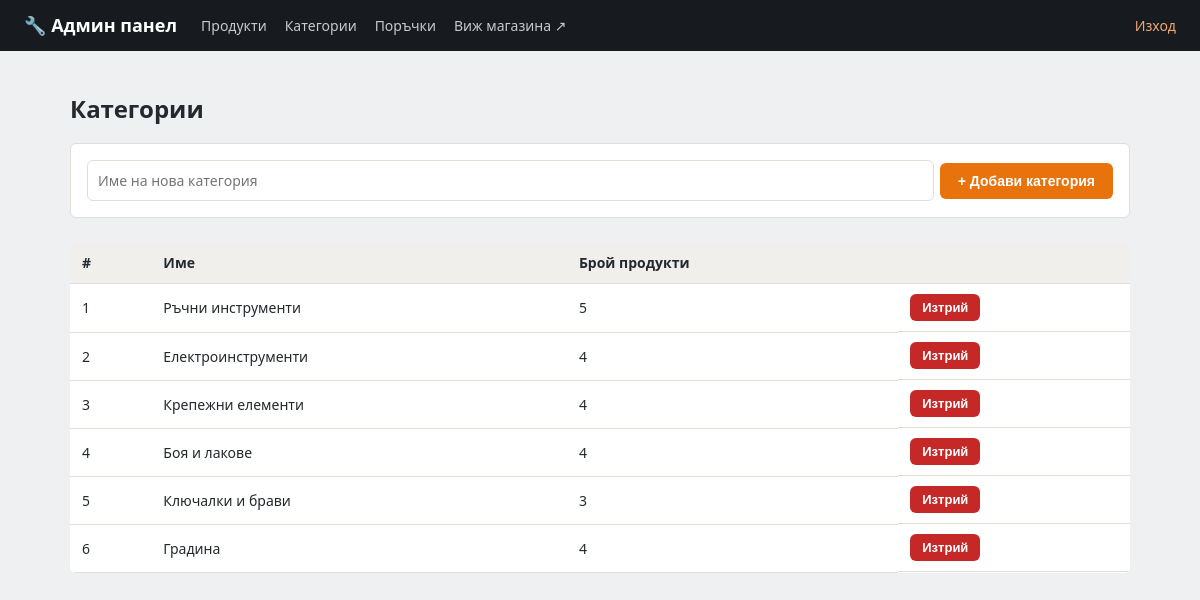
/admin/categories (signed in), run on an earlier commit of the app's database.
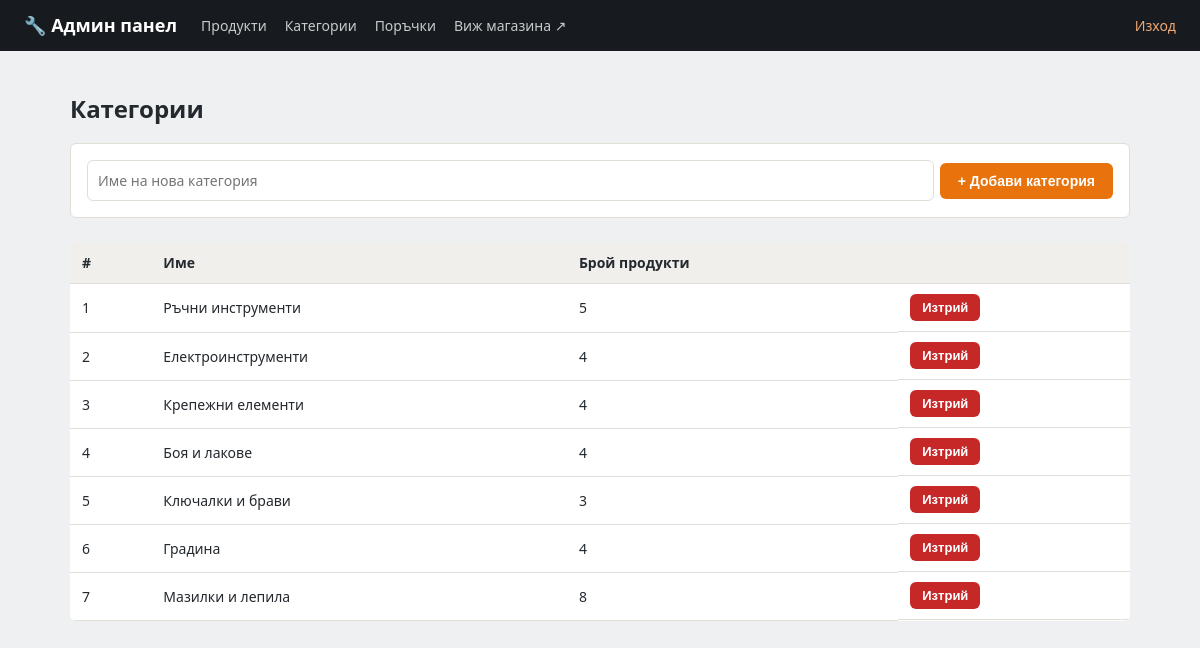
And on a later commit of the database.
### models.py (models this page shows, shortened)
class Category(db.Model):
    __tablename__ = 'categories'
    id = db.Column(db.Integer, primary_key=True)
    name = db.Column(db.String(100), nullable=False, unique=True)
    products = db.relationship('Product', backref='category', lazy=True)

### app.py (the view, shortened to what this page needs)
@app.route('/admin/categories', methods=['GET', 'POST'])
@admin_required
def admin_categories():
    categories = Category.query.all()
    return render_template('admin/categories.html', categories=categories)

### app.py (called while the page is built)
@app.context_processor
def inject_whatsapp_number():
    return {'whatsapp_number': app.config['WHATSAPP_NUMBER']}

def admin_required(view_func):
    @wraps(view_func)
    def wrapper(*args, **kwargs):
        if not session.get('is_admin'):
            flash('Моля, влезте в системата.', 'error')
            return redirect(url_for('admin_login', next=request.path))
        return view_func(*args, **kwargs)
    return wrapper

### templates/admin/categories.html (shortened to what this page needs)
{% extends 'admin/base.html' %}
{% block content %}
<h1 class="page-title">Категории</h1>
<form method="post" class="admin-inline-form">
    <input type="text" name="name" placeholder="Име на нова категория" required>
    <button type="submit" class="btn">+ Добави категория</button>
</form>
<table class="admin-table">
    <thead>
        <tr>
            <th>#</th>
            <th>Име</th>
            <th>Брой продукти</th>
            <th></th>
        </tr>
    </thead>
    <tbody>
        {% for c in categories %}
        <tr>
            <td>{{ c.id }}</td>
            <td>{{ c.name }}</td>
            <td>{{ c.products | length }}</td>
            <td class="admin-actions">
                <form action="{{ url_for('admin_category_delete', category_id=c.id) }}" method="post"
                      onsubmit="return confirm('Изтриване на категория \'{{ c.name }}\'?');">
                    <button type="submit" class="btn btn-small btn-danger">Изтрий</button>
                </form>
            </td>
        </tr>
        {% endfor %}
    </tbody>
</table>
{% endblock %}

What changed in the data, as far as the page shows it:
added Category: id "7", name "Мазилки и лепила", products|length "8"
